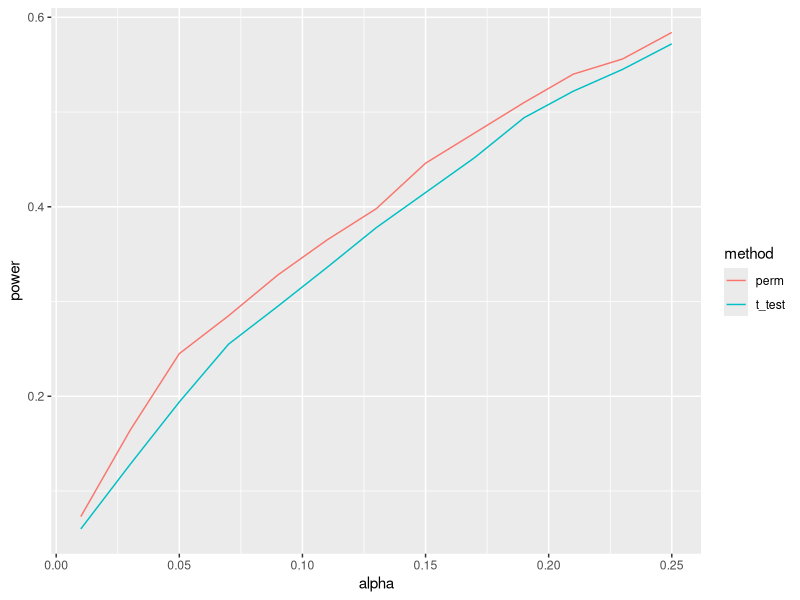

Here is the R script that generated this plot:
### Trials for comparing statistical power between t-test and test through balanced permutation
### This simulation assumes that both groups follow normal distribution with sd = 1

# Number of replications
rep <- 1000
# Number of samples drawn to get empirical distribution
m <- 10000
# Nominal significance level
alpha <- seq(0.01, 0.25, by = 0.02)
# Number of samples in each group
n <- 4
# Normal mean for each group
mu1 <- 0
mu2 <- 1
# Standard deviation for the normal distribution for each group
sigma <- 1

# Simulate control group and treatment group and repeat 'rep' times
control <- replicate(rep, rnorm(n, mu1, sigma))
treat <- replicate(rep, rnorm(n, mu2, sigma))
dat <- rbind(control, treat)

# Construct all the permutations (half when each group has equal number of samples based on symmetry)
# Randomly pick one from all the balanced permutations
perms <- combn(2*n, n)
perms <- perms[, seq_len(ncol(perms)/2)]
idx <- which(apply(perms, 2, FUN = function(x) sum(x %in% (1:n)) == floor(n/2)))
perm <- perms[, sample(idx, 1)]

##########################################################
###############     Two-sample t-test     ################    
##########################################################

stat_t_test <- unlist(lapply(1:rep, FUN = function(x, control, treat) 
  t.test(control[, x], treat[, x])$statistic, control = control, treat = treat))
p_val_t_test <- unlist(lapply(1:rep, FUN = function(x, control, treat) 
  t.test(control[, x], treat[, x])$p.value, control = control, treat = treat))
power_t_test <- unlist(lapply(alpha, FUN = function(x, p_val) sum(p_val <= x)/rep, p_val = p_val_t_test))

##########################################################
#######    Heuristic balanced permutation test    ########    
##########################################################
mu2_heuristic <- 0.05
J <- rpois(m, n/4*(mu2_heuristic - mu1)^2)
t_sam <- rt(m, df = 2*n - 2 + 2*J)
# Draw samples from the supposed distribution for the balanced permuted statistic given heuristic alt mean
emp_alt <- sqrt((2*n - 2)/(2*n - 2 + 2*J))*t_sam
alt_ecdf <- ecdf(abs(emp_alt))

# # Control and treatment group after a balanced permutation
# control_perm <- dat[perm, ]
# treat_perm <- dat[-perm, ]
# 
# stat_perm <- unlist(lapply(1:rep, FUN = function(x, control, treat) 
#   t.test(control[, x], treat[, x])$stat, control = control_perm, treat = treat_perm))

p_val_perm <- 1 - alt_ecdf(abs(stat_t_test))
power_perm <-  unlist(lapply(alpha, FUN = function(x, p_val) sum(p_val <= x)/rep, p_val = p_val_perm))

##########################################################
#######      Compare the power of two methods     ########    
##########################################################
library(ggplot2)
plot_data <- data.frame(matrix(0, ncol = 3, nrow = 2*length(alpha)))
plot_data[, 1] <- rep(alpha, 2)
plot_data[, 2] <- c(power_t_test, power_perm)
plot_data[, 3] <- c(rep("t_test", length(alpha)), rep("perm", length(alpha)))

colnames(plot_data) <- c("alpha", "power", "method")

ggplot(data = plot_data, aes(x = alpha, y = power, color = method)) + geom_line()


